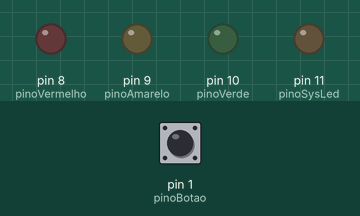
The sketch below on a simulated Arduino Uno, built with avr-gcc and run on an emulated ATmega328P. Parts: output pins drawn as LEDs (lit = HIGH). Dashed ring = blinking. The inputs (shaded band) are chosen by the test bench; at power-on: pin 1 (pinoBotao) LOW.

Above: at 1.2 s.
1.3 s: pin 1 (pinoBotao) pulled HIGH for 0.15 s
At 2.1 s:
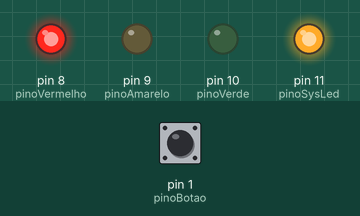
4.4 s: pin 1 (pinoBotao) pulled HIGH for 1 s
At 5.14 s:
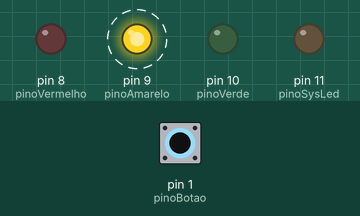
8.4 s: pin 1 (pinoBotao) pulled HIGH for 0.15 s
At 11.47 s:
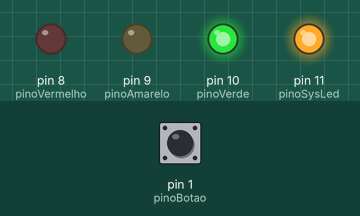
11.5 s: pin 1 (pinoBotao) pulled HIGH for 3.2 s
At 12.3 s:
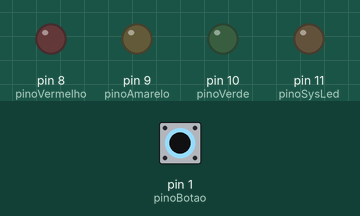
16.2 s: pin 1 (pinoBotao) pulled HIGH for 0.15 s
At 23.0 s:
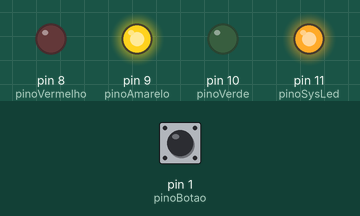
Timing chart, 0 to 23.3 s (numbered marks = the images above; inputs shaded):
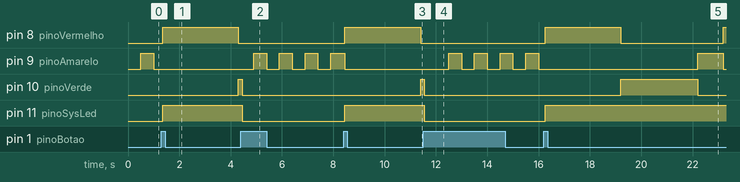

Measured:
- after the input at 1.3 s, pin 8 (pinoVermelho): LOW → HIGH after 0.05 s, → LOW 2.9 s later; pin 9 (pinoAmarelo): stops changing and stays LOW; pin 10 (pinoVerde): LOW → HIGH after 3.0 s; pin 11 (pinoSysLed): LOW → HIGH after 0.05 s
- after the input at 4.4 s, pin 8 (pinoVermelho): stays LOW (without the input it goes to HIGH after 3.9 s); pin 10 (pinoVerde): HIGH → LOW after 0.05 s instead of 2.9 s; pin 11 (pinoSysLed): HIGH → LOW after 0.05 s
- after the input at 8.4 s, pin 8 (pinoVermelho): LOW → HIGH after 0.05 s, → LOW 2.9 s later; pin 10 (pinoVerde): LOW → HIGH after 3.0 s; pin 11 (pinoSysLed): LOW → HIGH after 0.05 s
- after the input at 11.5 s, pin 8 (pinoVermelho): stays LOW (without the input it goes to HIGH after 3.9 s); pin 10 (pinoVerde): HIGH → LOW after 0.05 s instead of 2.9 s; pin 11 (pinoSysLed): HIGH → LOW after 0.05 s
- after the input at 16.2 s, pin 8 (pinoVermelho): LOW → HIGH after 0.05 s, → LOW 3.0 s later, → HIGH 4.0 s later; pin 10 (pinoVerde): LOW → HIGH after 3.0 s, → LOW 3.0 s later; pin 11 (pinoSysLed): LOW → HIGH after 0.05 s

The sketch:

sketch_sep1e.ino
```cpp
// --- Pinos dos Componentes ---
const int pinoBotao = 1;       // Botão
const int pinoVermelho = 8;    // LED Vermelho
const int pinoAmarelo = 9;     // LED Amarelo
const int pinoVerde = 10;      // LED Verde
const int pinoSysLed = 11;     // LED de Sistema Ligado

// --- Variáveis do Botão (Efeito Liga/Desliga) ---
int estadoBotao;
int ultimoEstadoBotao = LOW;
bool sistemaLigado = false;    // Começa desligado

// --- Variáveis de Tempo (millis) ---
unsigned long tempoAnteriorSemaforo = 0;
unsigned long tempoAnteriorPisca = 0;

// --- Variáveis de Estado ---
int passoSemaforo = 0;         // 0=Vermelho, 1=Verde, 2=Amarelo
int estadoPiscaAmarelo = LOW;

void setup() {
  pinMode(pinoBotao, INPUT);
  pinMode(pinoVermelho, OUTPUT);
  pinMode(pinoAmarelo, OUTPUT);
  pinMode(pinoVerde, OUTPUT);
  pinMode(pinoSysLed, OUTPUT);
}

void loop() {
  unsigned long tempoAtual = millis(); // O relógio principal do Arduino

  // ==========================================
  // 1. LÓGICA DO BOTÃO (Liga / Desliga)
  // ==========================================
  estadoBotao = digitalRead(pinoBotao);

  // Verifica se o botão acabou de ser apertado (transição de LOW para HIGH)
  if (estadoBotao == HIGH && ultimoEstadoBotao == LOW) {
    sistemaLigado = !sistemaLigado; // Inverte o sistema (se estava falso, vira verdadeiro)

    // Zera os cronômetros e a sequência para começar certinho
    tempoAnteriorSemaforo = tempoAtual;
    tempoAnteriorPisca = tempoAtual;
    passoSemaforo = 0;

    delay(50); // Pequeno atraso para evitar "bounce" (ruído metálico do botão)
  }
  ultimoEstadoBotao = estadoBotao; // Guarda o estado para a próxima leitura do loop


  // ==========================================
  // 2. SISTEMA LIGADO (Semáforo Normal)
  // ==========================================
  if (sistemaLigado == true) {
    digitalWrite(pinoSysLed, HIGH); // Acende o LED do sistema

    // Máquina de Estados do Semáforo
    if (passoSemaforo == 0) {
      // PASSO 0: VERMELHO
      digitalWrite(pinoVermelho, HIGH);
      digitalWrite(pinoVerde, LOW);
      digitalWrite(pinoAmarelo, LOW);

      if (tempoAtual - tempoAnteriorSemaforo >= 3000) { // Fica 3s no vermelho
        passoSemaforo = 1; // Avança para o verde
        tempoAnteriorSemaforo = tempoAtual;
      }
    }
    else if (passoSemaforo == 1) {
      // PASSO 1: VERDE
      digitalWrite(pinoVermelho, LOW);
      digitalWrite(pinoVerde, HIGH);
      digitalWrite(pinoAmarelo, LOW);

      if (tempoAtual - tempoAnteriorSemaforo >= 3000) { // Fica 3s no verde
        passoSemaforo = 2; // Avança para o amarelo
        tempoAnteriorSemaforo = tempoAtual;
      }
    }
    else if (passoSemaforo == 2) {
      // PASSO 2: AMARELO
      digitalWrite(pinoVermelho, LOW);
      digitalWrite(pinoVerde, LOW);
      digitalWrite(pinoAmarelo, HIGH);

      if (tempoAtual - tempoAnteriorSemaforo >= 1000) { // Fica 1s no amarelo
        passoSemaforo = 0; // Volta para o vermelho
        tempoAnteriorSemaforo = tempoAtual;
      }
    }
  }

  // ==========================================
  // 3. SISTEMA DESLIGADO (Amarelo Piscante)
  // ==========================================
  else {
    digitalWrite(pinoSysLed, LOW);   // Apaga o LED do sistema
    digitalWrite(pinoVermelho, LOW); // Garante que o vermelho apague
    digitalWrite(pinoVerde, LOW);    // Garante que o verde apague

    // Cronômetro exclusivo para fazer o amarelo piscar a cada 0,5s (500ms)
    if (tempoAtual - tempoAnteriorPisca >= 500) {
      tempoAnteriorPisca = tempoAtual;

      // Inverte o estado do LED amarelo
      if (estadoPiscaAmarelo == LOW) {
        estadoPiscaAmarelo = HIGH;
      } else {
        estadoPiscaAmarelo = LOW;
      }
      digitalWrite(pinoAmarelo, estadoPiscaAmarelo);
    }
  }
}
```
